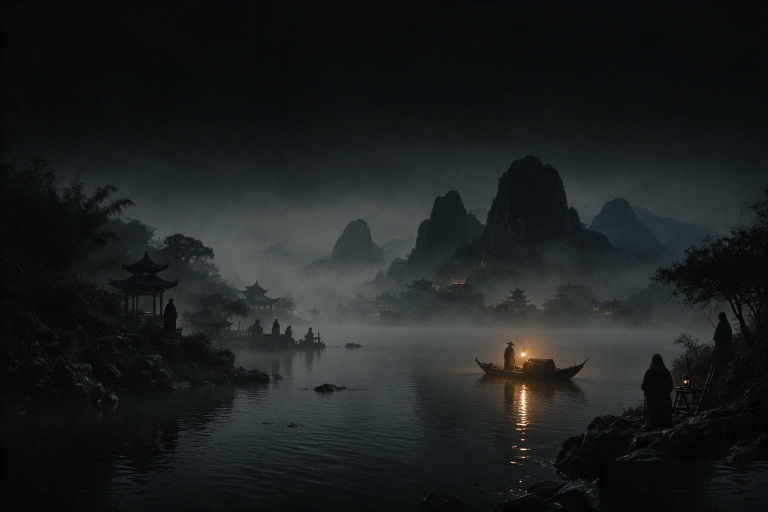
#> input picture prototype/assets/tales/shujianhu.jpg, 1536 x 1024 px (shown at 1/2 size)
$ python _gen_episode.py assets/tales/shujianhu.jpg assets/tales/shujianhu.jpg assets/tales/shujianhu.jpg
#> lines starting #> are read from the running program, lines starting #| are printed output that depends on the picture
#> in main, im is the input picture: PIL image 1536x1024 RGB; mean R, G, B 27.4, 31.1, 32.2
# -*- coding: utf-8 -*-
"""叙事插图：ImageGen 大图 → 裁水印 → PC/微信双端 JPG。

用法：
  python _gen_episode.py <in.png|jpg> <slug> [module]
  module: longque | shenci_end | shujianhu  (默认 longque)

裁切：右下 AI 生成水印 + 可选顶部 prompt 残留。
输出：
  PC  assets/<module-dir>/<slug>.jpg     1280 宽 q82
  WX  weapp/packageMedia/assets/<dir>/<slug>.jpg  600 宽 ≤20KB
  shenci_end 微信落在 weapp/packageShui/assets/shenci/end_<slug>.jpg
"""
import sys, os
from PIL import Image

BASE = os.path.dirname(os.path.abspath(__file__))

MOD = {
    'longque': {
        'pc': os.path.join(BASE, 'assets', 'longque'),
        'wx': os.path.join(BASE, 'weapp', 'packageMedia', 'assets', 'longque'),
        'wx_prefix': '',
    },
    'shenci_end': {
        'pc': os.path.join(BASE, 'assets', 'shenci'),
        'wx': os.path.join(BASE, 'weapp', 'packageShui', 'assets', 'shenci'),
        'wx_prefix': 'end_',
    },
    'shujianhu': {
        'pc': os.path.join(BASE, 'assets', 'shujianhu'),
        'wx': os.path.join(BASE, 'weapp', 'packageMedia', 'assets', 'shujianhu'),
        'wx_prefix': '',
    },
}

def strip_watermark(im):
    """裁掉右下 AI 水印；若顶部有 prompt 残留条也裁掉。返回新图。"""
    w, h = im.size
#> w = 1536; h = 1024
    # 右下水印：约 18% 宽 × 8% 高，从底边起
    crop_r = max(160, int(w * 0.16))
#> crop_r = 245
    crop_b = max(64, int(h * 0.08))
#> crop_b = 81
    # 顶部有时有生成服务文字条，保守裁 0；ImageGen 当前默认无顶条
    crop_t = 0
    # 试探测：若右下角区域极亮（水印白底）则加强裁切
    probe = im.crop((max(0, w - crop_r), max(0, h - crop_b), w, h)).convert('L')
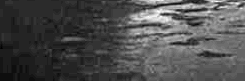
#> probe: PIL image 245x81 L; min 2, max 37, mean 12.6; drawn with min black and max white
    pixels = list(probe.getdata())
#> pixels = 19845 values, max 37 at index 461, min 2 at index 11516, mean 12.62
    if pixels:
        mean = sum(pixels) / len(pixels)
#> mean = 12.62
        if mean > 180:  # 明显偏亮，疑似白底水印
            crop_r = max(crop_r, int(w * 0.20))
            crop_b = max(crop_b, int(h * 0.10))
    return im.crop((0, crop_t, w - crop_r, h - crop_b))
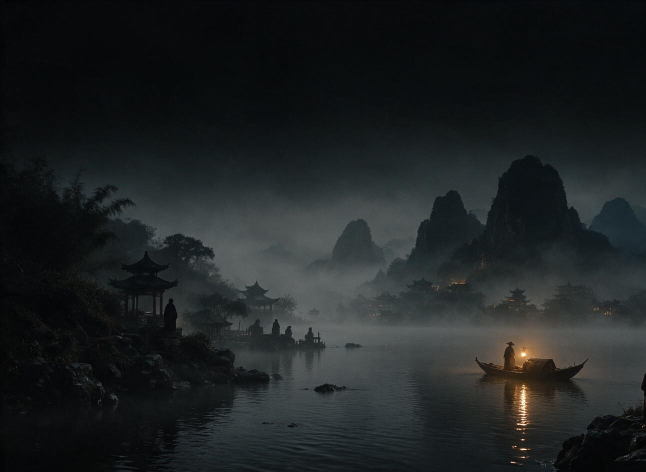
#> returned value: PIL image 1291x943 RGB (shown at 1/2 size); mean R, G, B 30.4, 34.1, 35.2

def save_pair(im, slug, module):
#> (the run stopped early here; a loop or call above may not have finished)

$ run again, with prototype/assets/tales/baiye.jpg copied over prototype/assets/tales/shujianhu.jpg
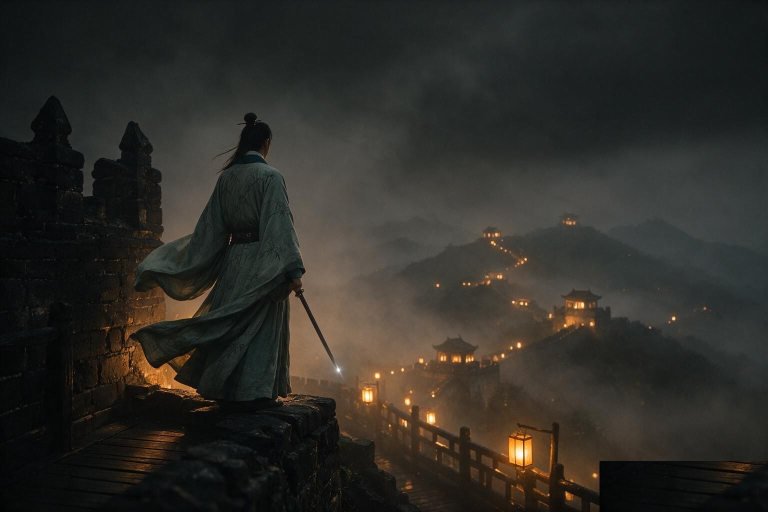
#> input picture prototype/assets/tales/baiye.jpg, 1536 x 1024 px (shown at 1/2 size)
#> in main, im is the input picture: PIL image 1536x1024 RGB; mean R, G, B 46.4, 44.4, 39.4
#> in strip_watermark, `probe = im.crop((max(0, w - crop_r), max(0, h - crop_b), w, h)).conver..`:
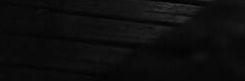
#> probe: PIL image 245x81 L; min 1, max 59, mean 13.5
#> pixels = 19845 values, max 59 at index 1151, min 1 at index 169, mean 13.54
#> mean = 13.54
#> in strip_watermark, `return im.crop((0, crop_t, w - crop_r, h - crop_b))`:
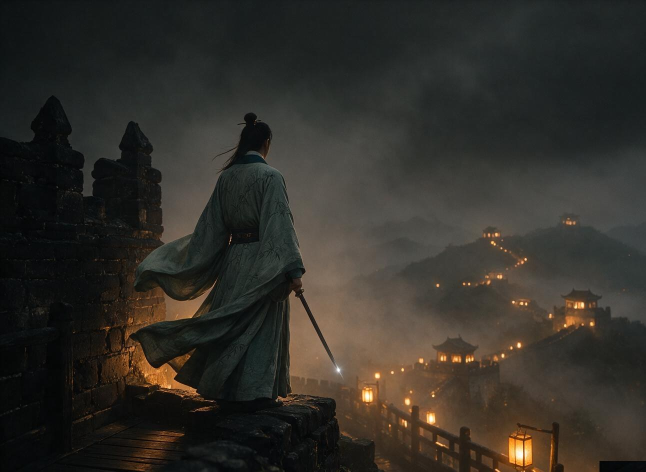
#> returned value: PIL image 1291x943 RGB (shown at 1/2 size); mean R, G, B 49.8, 46.9, 41

$ run again, with prototype/assets/tales/caoci.jpg copied over prototype/assets/tales/shujianhu.jpg
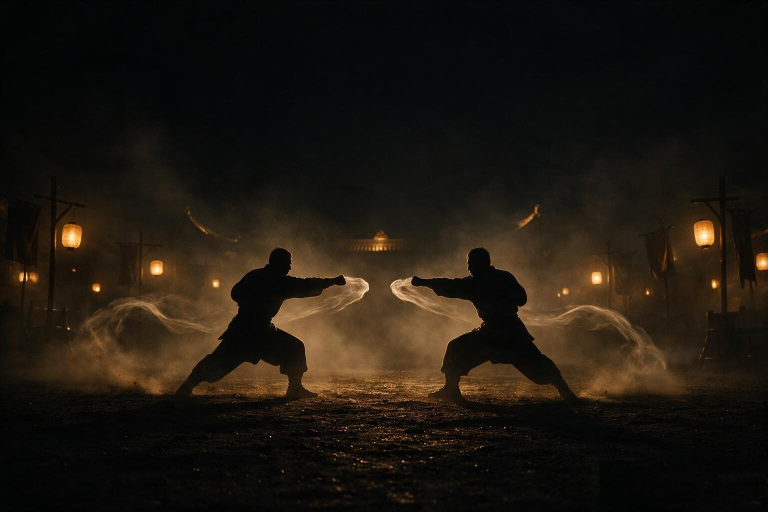
#> input picture prototype/assets/tales/caoci.jpg, 1536 x 1024 px (shown at 1/2 size)
#> in main, im is the input picture: PIL image 1536x1024 RGB; mean R, G, B 30.5, 23.7, 15.5
#> in strip_watermark, `probe = im.crop((max(0, w - crop_r), max(0, h - crop_b), w, h)).conver..`:
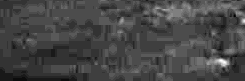
#> probe: PIL image 245x81 L; min 0, max 20, mean 5.55; drawn with min black and max white
#> pixels = 19845 values, max 20 at index 14920, min 0 at index 3909, mean 5.55
#> mean = 5.55
#> in strip_watermark, `return im.crop((0, crop_t, w - crop_r, h - crop_b))`:
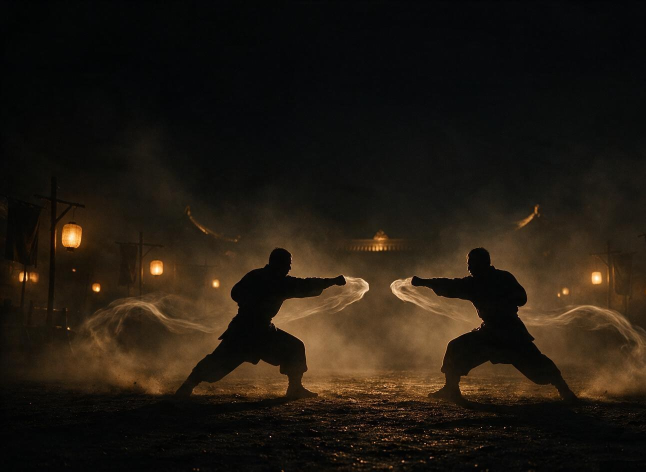
#> returned value: PIL image 1291x943 RGB (shown at 1/2 size); mean R, G, B 34, 26.3, 17.1

$ run again, with prototype/assets/tales/changcheng_mozhan.jpg copied over prototype/assets/tales/shujianhu.jpg
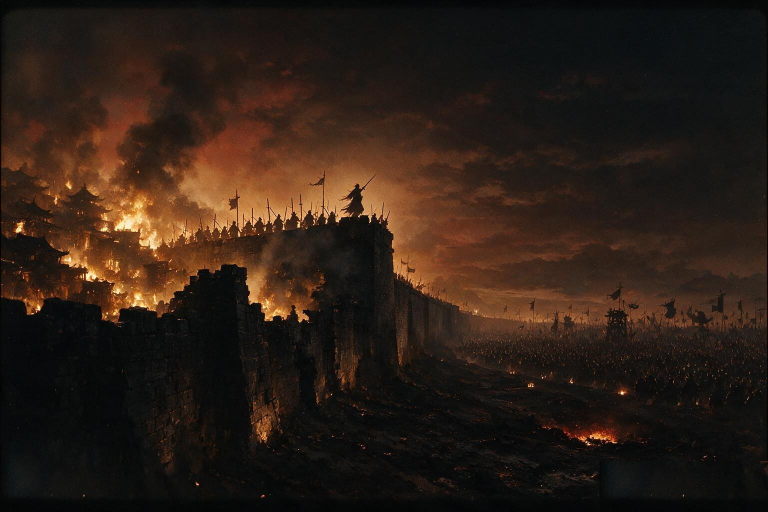
#> input picture prototype/assets/tales/changcheng_mozhan.jpg, 1536 x 1024 px (shown at 1/2 size)
#> in main, im is the input picture: PIL image 1536x1024 RGB; mean R, G, B 44.7, 30.8, 21.9
#> in strip_watermark, `probe = im.crop((max(0, w - crop_r), max(0, h - crop_b), w, h)).conver..`:
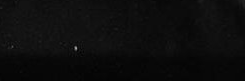
#> probe: PIL image 245x81 L; min 0, max 164, mean 12.8
#> pixels = 19845 values, max 164 at index 11836, min 0 at index 12820, mean 12.79
#> mean = 12.79
#> in strip_watermark, `return im.crop((0, crop_t, w - crop_r, h - crop_b))`:
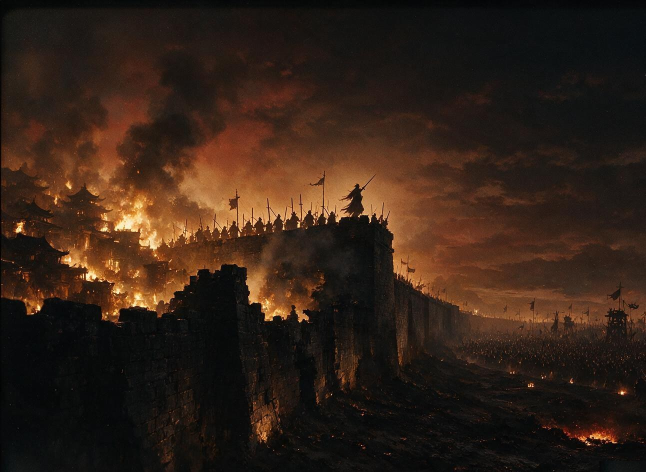
#> returned value: PIL image 1291x943 RGB (shown at 1/2 size); mean R, G, B 51.1, 33.9, 23.2
